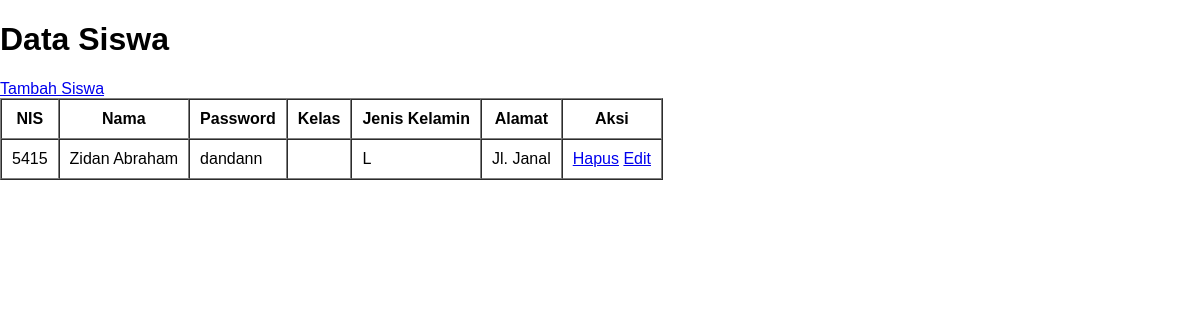
Before: /siswa/siswa.php with the older database file.
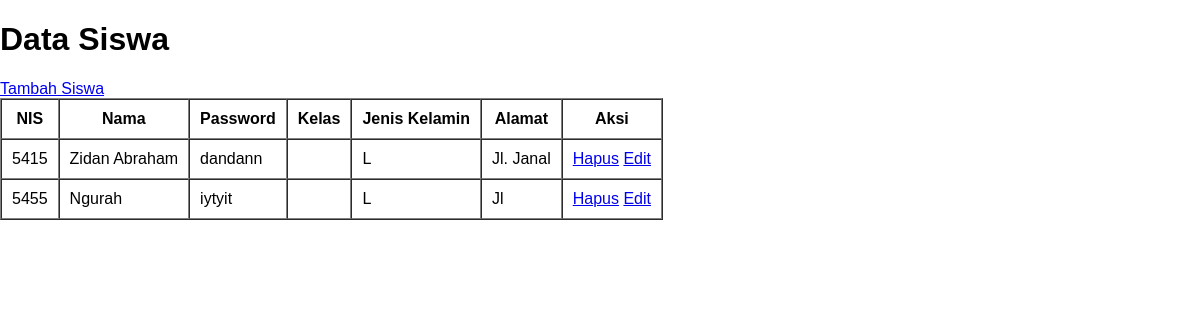
After: the same page with the newer database file.
### tables this page shows
CREATE TABLE `tb_siswa` (
  `nis` int(5) NOT NULL,
  `nama_siswa` varchar(100) NOT NULL,
  `password` varchar(10) NOT NULL,
  `id_kelas` varchar(10) NOT NULL,
  `jenis_kelamin` varchar(10) NOT NULL,
  `alamat` varchar(100) NOT NULL
);

### siswa/functions_siswa.php (called while the page is built, shortened)
<?php
    $conn = mysqli_connect("localhost", "root", "", "spp_db");
    function query($query){
        global $conn;
        $result = mysqli_query($conn, $query);
        $rows = [];
        while( $row = mysqli_fetch_assoc($result)) {
            $rows[] = $row;
        }
        return $rows;
    }
?>

### siswa/siswa.php (the view, shortened to what this page needs)
<?php
    require 'functions_siswa.php';
    $siswa = query("SELECT * FROM tb_siswa");
?>
<!DOCTYPE html>
<html lang="en">
<head>
</head>
<body>
    <h1>Data Siswa</h1>
    <a href="create_siswa.php">Tambah Siswa</a>
    <table border="1" cellspacing="0" cellpadding="10">
        <tr>
            <th>NIS</th>
            <th>Nama</th>
            <th>Password</th>
            <th>Kelas</th>
            <th>Jenis Kelamin</th>
            <th>Alamat</th>
            <th>Aksi</th>
        </tr>
        <?php foreach($siswa as $row) : ?>
        <tr>
            <td><?= $row["nis"]; ?></td>
            <td><?= $row["nama_siswa"]; ?></td>
            <td><?= $row["password"] ?></td>
            <td><?= $row["kelas"]; ?></td>
            <td><?= $row["jenis_kelamin"]; ?></td>
            <td><?= $row["alamat"]; ?></td>
            <td>
                <a href="delete_siswa.php?nis=<?= $row["nis"]; ?>">Hapus</a>
                <a href="update_siswa.php?nis=<?= $row["nis"]; ?>">Edit</a>
            </td>
        </tr>
        <?php endforeach; ?>
    </table>
</body>
</html>

### siswa/siswa.php (style rules this page uses)
html, body { margin: 0; padding: 0; box-sizing: border-box; font-family: 'Gill Sans', 'Gill Sans MT', Calibri, 'Trebuchet MS', sans-serif; }

Changed rows visible on the page:
added tb_siswa: nis "5455", nama_siswa "Ngurah", password "iytyit", jenis_kelamin "L", alamat "Jl"
